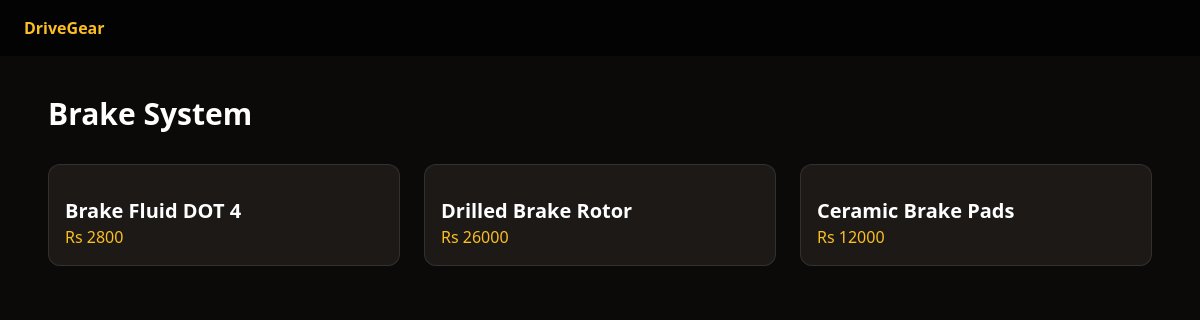
The page /category/5/ on the database its author committed.
### parts/models.py (models this page shows, shortened)
class Category(models.Model):
    name = models.CharField(max_length=100)
    description = models.TextField(blank=True, null=True)
    class Meta:
        verbose_name_plural = 'Categories'
        ordering = ['name']

class CarPart(models.Model):
    category = models.ForeignKey(Category, on_delete=models.CASCADE, related_name='carpart_set')
    name = models.CharField(max_length=100)
    brand = models.CharField(max_length=100, blank=True, default='')
    vehicle_name = models.CharField(max_length=120, blank=True, default='')
    price = models.IntegerField()
    description = models.TextField()
    image = models.ImageField(upload_to='parts', blank=True, null=True)
    stock_quantity = models.IntegerField(default=0)
    low_stock_threshold = models.IntegerField(default=10)
    is_featured = models.BooleanField(default=False)
    is_available = models.BooleanField(default=True)
    created_at = models.DateTimeField(default=timezone.now)
    updated_at = models.DateTimeField(auto_now=True)
    class Meta:
        ordering = ['-created_at']

### parts/views.py (the view)
# urls.py: path('category/<int:category_id>/', views.category_products, name='category_products'),
def category_products(request, category_id):
    category = get_object_or_404(Category, id=category_id)
    products = CarPart.objects.filter(category=category)
    context = {
        'category': category,
        'parts': products,
    }
    return render(request, 'category_products.html', context)

### parts/context_processors.py (called while the page is built, shortened)
def admin_dashboard_stats(request):
    if not request.path.startswith('/admin/'):
        return {}

### parts/templates/category_products.html (shortened to what this page needs)
<!DOCTYPE html>
<html lang="en">
<head>
    <script src="https://cdn.tailwindcss.com"></script>
</head>
<body class="bg-stone-950 text-white">
    <nav class="px-6 py-4 bg-black/70">
        <a href="{% url 'home' %}" class="font-bold text-amber-400">DriveGear</a>
    </nav>
    <main class="max-w-6xl mx-auto px-6 py-10">
        <h1 class="text-3xl font-bold mb-8">{{ category.name }}</h1>
        <div class="grid grid-cols-1 md:grid-cols-3 gap-6">
            {% for item in parts %}
                <a href="{% url 'product_detail' item.id %}" class="block rounded-xl border border-white/10 bg-stone-900 p-4 hover:border-amber-500">
                    <h2 class="mt-4 text-xl font-semibold">{{ item.name }}</h2>
                    <p class="text-amber-400">Rs {{ item.price }}</p>
                </a>
            {% empty %}
                <p class="text-stone-400">No products found in this category.</p>
            {% endfor %}
        </div>
    </main>
</body>
</html>

### rows shown on the page
Category: name "Brake System"
CarPart: name "Brake Fluid DOT 4", price "2800"
CarPart: name "Drilled Brake Rotor", price "26000"
CarPart: name "Ceramic Brake Pads", price "12000"
